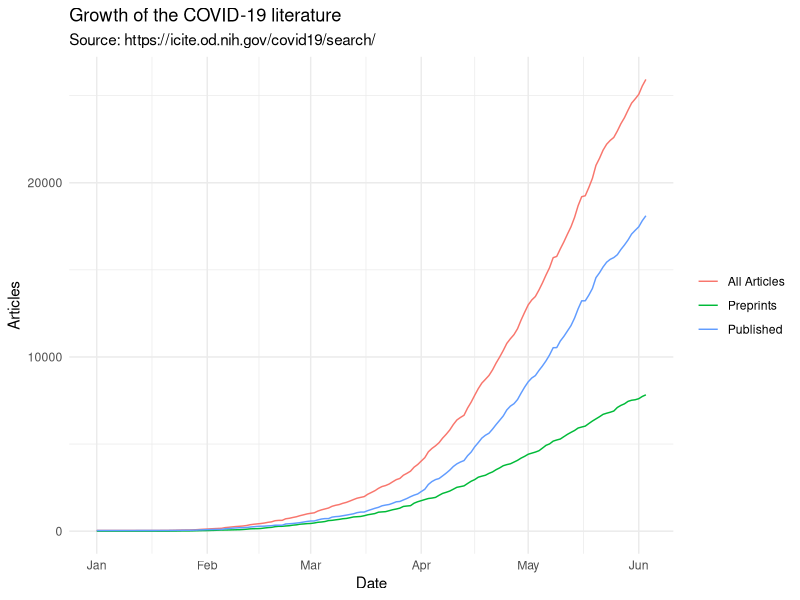

The R source for this figure:
## ---- chunk 1
library(tidyverse)
## ---- chunk 2
covidlit <- read_csv('covidlit-COVID-19_Portfolio-export_2020-06-04-17-26-09.csv')
## ---- chunk 3
nrow(covidlit)
## ---- chunk 4
unique(covidlit$Source)
## ---- chunk 5
all_types <- unique(covidlit$Source)
preprint_types <- all_types[!all_types == "Peer reviewed (PubMed)"]

for (src in all_types) {
  print(paste(src, nrow(covidlit[covidlit$Source == src,])))
}
## ---- chunk 6
# convert 'Publication Date' to a Date field
covidlit$`Publication Date` <- as.Date(covidlit$`Publication Date`, format = "%Y-%m-%d")
dates <- sort(unique(as.Date(covidlit$`Publication Date`)))
# data.frame to hold the data
df <- data.frame(date = NA, total = NA, jrnl = NA, pp = NA, stringsAsFactors = FALSE)
for (d in as.list(dates)) {
  tmp <- covidlit[covidlit$`Publication Date` == d,]
  df <- rbind(df, data.frame(date = d, 
                             total = nrow(tmp),
                             jrnl = nrow(tmp[tmp$Source == 'Peer reviewed (PubMed)',]),
                             pp = nrow(tmp[tmp$Source %in% preprint_types,]),
                             stringsAsFactors = FALSE))
}
# when creating a data.frame, dates get mangled, so reformat
df$date <- as.Date(df$date, origin="1970-01-01")
# remove the first row, all NA
df <- df[-1,]
# get cumulative # of journal articles and preprints
df$cumsum_all <- cumsum(df$total)
df$cumsum_jrnl <- cumsum(df$jrnl)
df$cumsum_pp <- cumsum(df$pp)
df
## ---- chunk 7
# get rid of columns we don't need & filter for pubs in 2020
df <- df %>% select(-c("total", "jrnl", "pp")) %>% filter(date >= "2020-01-01")

# rename cols (note, these are cumulative totals)
colnames(df) <- c("date","All Articles", "Published", "Preprints")

# use {tidyr} to convert a 'wide' table to 'long' for easier plotting (see https://tidyr.tidyverse.org/)
mytable <- df %>% pivot_longer(cols = c('All Articles', 'Published', 'Preprints'), names_to = "Article type",
                               values_to = "count")
mytable
## ---- chunk 8
p <- ggplot(mytable) +
  geom_line(aes(x = date, y = count, color = `Article type`)) +
  labs(title = "Growth of the COVID-19 literature", 
       subtitle = "Source: https://icite.od.nih.gov/covid19/search/",
       y = "Articles", x = "Date") +
  theme_minimal() +
  theme(legend.position = "right", legend.title = element_blank())

p
## ---- chunk 9
sessionInfo()
